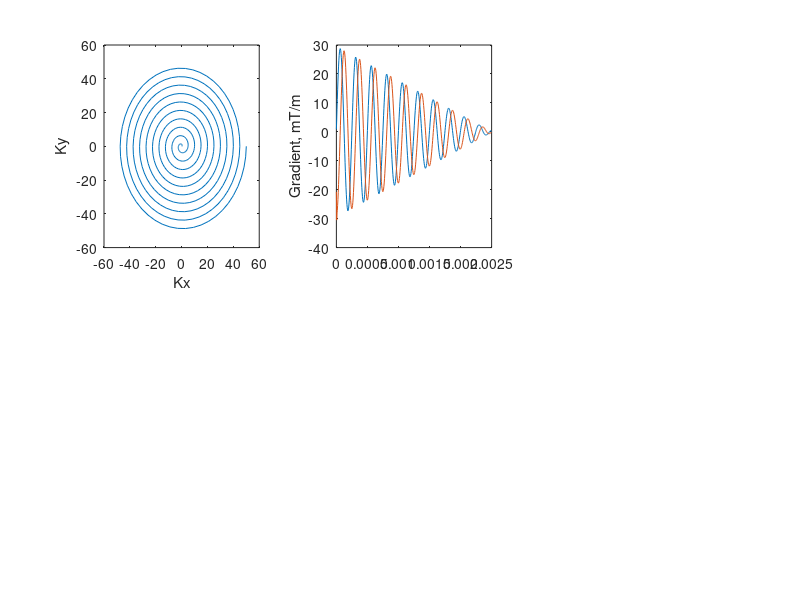

Reproduce this figure in MATLAB. (Note: this script raises an error after producing the figure.)
%%
% 2D Excitation with Spiral trajectory 
% Ali Aghaeifar <ali.aghaeifar.mri@gmail.com>
%
%% Timing & Resolution
T   = 2.5e-3;   % Sec, dur of pulse
dt  = 5e-6;     % RF/grad dwell time
t   = 0:dt:T-dt;% time points

fov   = 0.20;   % m
res   = 0.01;   % m, resolution
kmax  = 1/2/res;% cycles/m, max spatial frequency
N     = ceil(kmax*fov); % number of turns -> kmax / 1 / fov where 1/fov is k-space resolution
gamma = 267522187.44 / 2 / pi; % Hz / T

% constant angular rate spiral-in:
k = kmax * (1-t./T) .* exp(1i*2*pi*N*(1-t./T)); % first (1-t./T) indicates spiral-in, second (1-t./T) indicates clock-wise rotation
g = -interp1(t, [0;diff(k)'], t+dt/2, 'spline' ,0) / gamma / dt; % T/m

subplot(2,3,1);
plot(k); xlabel('Kx'); ylabel('Ky');
subplot(2,3,2); 
plot(t, real(g)*1e3, t, imag(g)*1e3); ylabel('Gradient, mT/m')

% build system matrix (2x-oversampled)
xx = -fov/2 : res/2 : fov/2-res/2;
yy = -fov/2 : res/2 : fov/2-res/2;
zz = 0;
[x,y,z] = ndgrid(xx,yy,zz); 
A    = dt*2*pi*gamma*exp( 1i*2*pi*( x(:)*real(k) + y(:)*imag(k) ) );

% build desired pattern
mdes = (2*x.^2 + y.^2 < 0.0025);
mdes = IFFT2D( (hamming(size(x,1))*hamming(size(x,1))').^2 .* FFT2D(mdes) );
subplot(2,3,4);
imagesc(abs(mdes));  caxis([-1 1]); title('Desired Pattern');

% design RF
lambda = 1e8;
b1 = (A'*A + lambda*eye(length(k))) \ (A'*mdes(:)); % = inv(A'*A + lambda*eye(length(k))) * (A'*mdes(:));
% b1 = (A'*A ) \ (A'*mdes(:));

subplot(2,3,3);
plot(t, real(b1)*1e6, t, imag(b1)*1e6); ylabel('RF, (uT)')

% forward projection
nm = reshape (A*b1, size(x));
subplot(2,3,5);
imagesc(abs(nm)); caxis([-1 1]); title('Estimated Pattern');

% Simulate it
gr = transpose([real(g(:)), imag(g(:)), zeros(size(g(:)))]);
b0 = zeros(size(x(:)));
sens = complex(ones(size(b1,2), length(x(:)))); % complex(ones(ncoil, npos));
T1 = 5;
T2 = 2;

pr = transpose([x(:),y(:),z(:)]); 
m0 = zeros(size(pr));
m0(3,:) = 1;

%%
tic
try
result = bloch_mex(b1, gr, dt, b0(:), pr, 100000, 100000, sens, m0, true);
catch me_err
me_err
end
toc
%
result_xy = squeeze(result(1,end,:) + 1j*result(2,end,:));
result_xy = reshape(result_xy, size(x));

subplot(2,3,6);
imagesc(abs(result_xy));  caxis([-1 1]);
